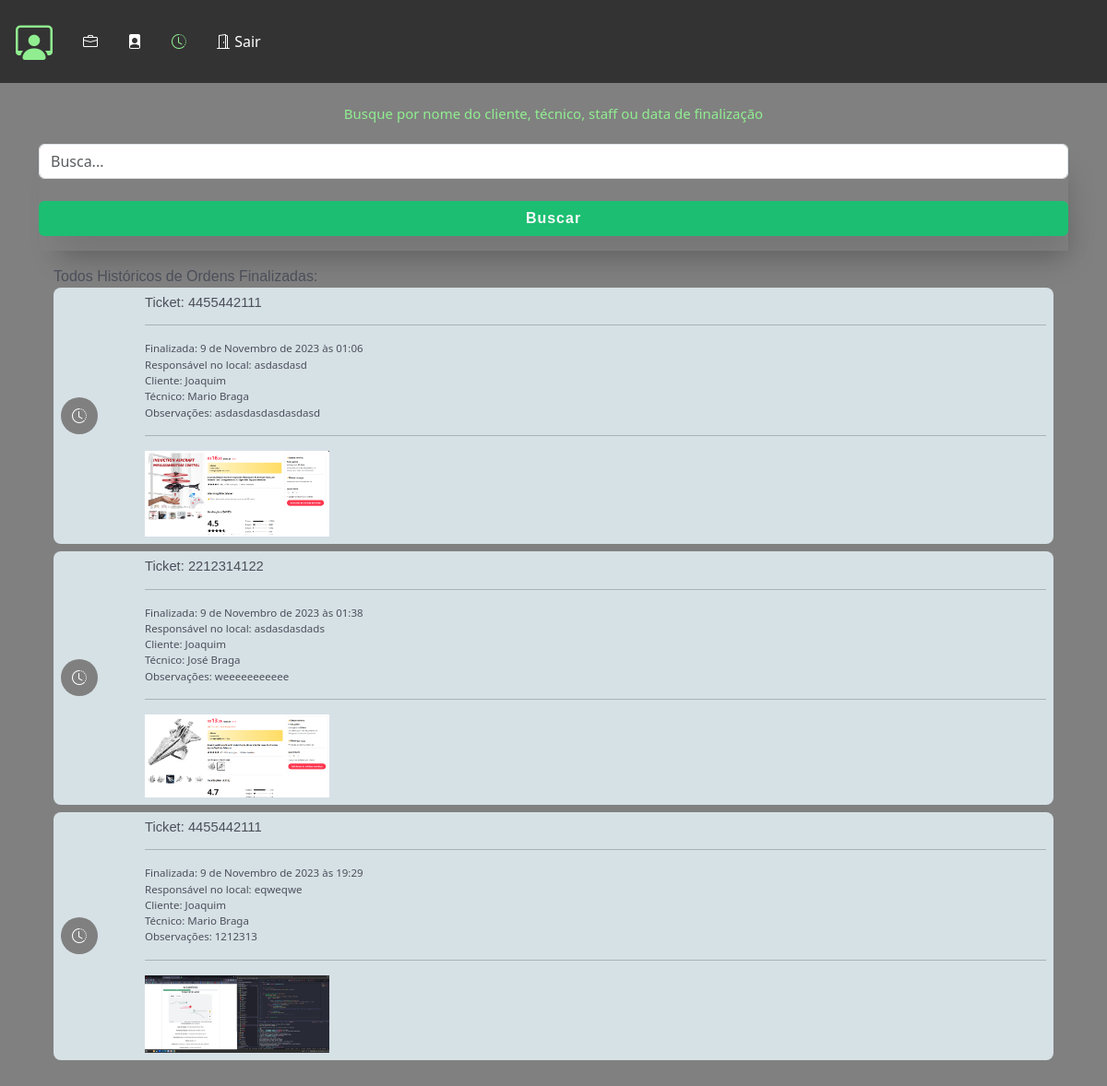
The app's page /staff/gerente_lista_historico/, older data.
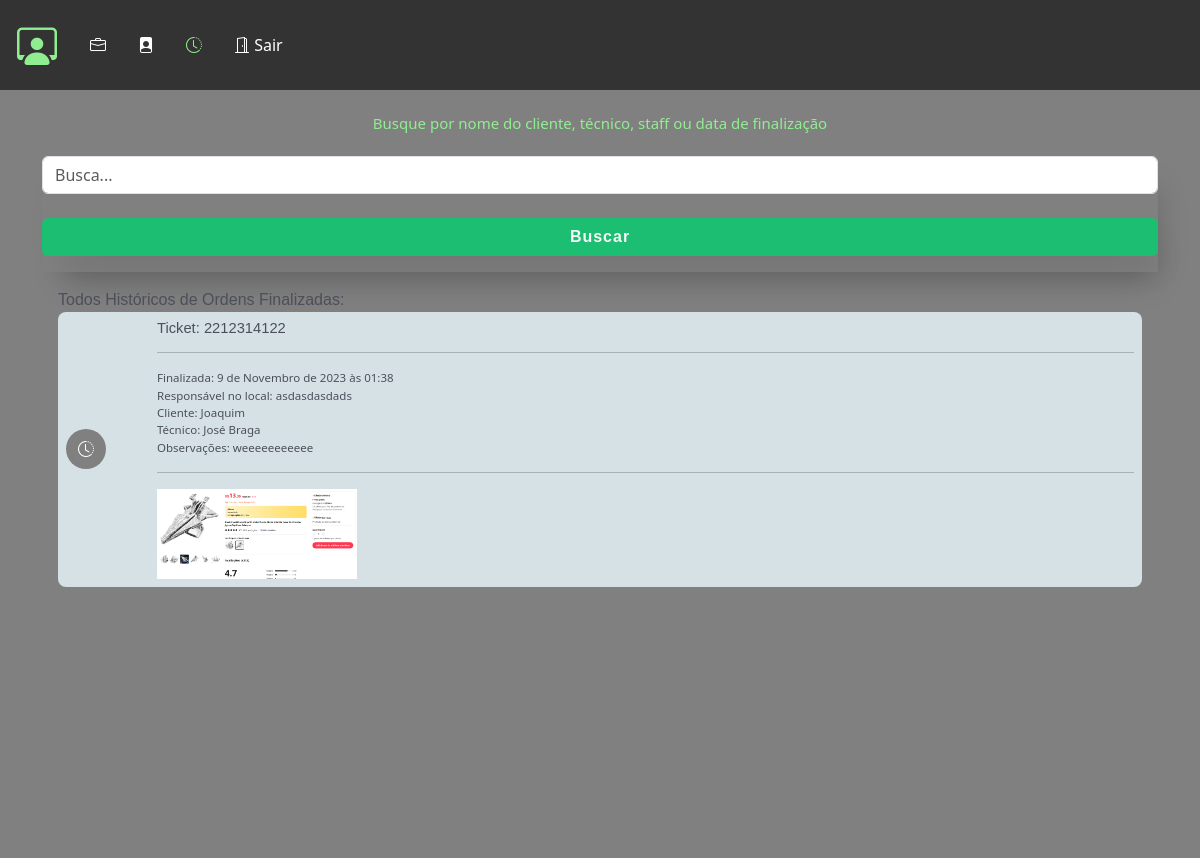
The same page, newer data.
### staff/models.py (models this page shows, shortened)
class HistoricoOsFinalizada(models.Model):
    ordem_de_servico = models.ForeignKey(
        OrdemDeServico, on_delete=models.CASCADE, related_name="historico_os"
    )
    data_finalizada = models.DateTimeField(auto_now_add=True)
    nome_responsavel = models.CharField(max_length=30, null=False)
    rg_responsavel = models.CharField(max_length=12, null=False)
    observacoes = models.TextField(max_length=400)
    foto = models.ImageField(upload_to="img/historico_os_finalizada/")

class OrdemDeServico(models.Model):
    ticket = models.CharField(max_length=200, unique=True)
    tecnico = models.ForeignKey(
        CustomUser, on_delete=models.CASCADE, related_name="ordens_técnico"
    )
    staff = models.ForeignKey(
        CustomUser, on_delete=models.CASCADE, related_name="ordens_staff"
    )
    descricao = models.TextField(max_length=600)
    previsao_chegada = models.DateTimeField(editable=True)
    previsao_execucao = models.DateTimeField(editable=True)
    material = models.CharField(max_length=100, validators=[MinLengthValidator(3)])
    equipamento = models.CharField(max_length=100, validators=[MinLengthValidator(3)])
    data_criacao = models.DateTimeField(auto_now_add=True)
    cliente = models.ForeignKey(Cliente, on_delete=models.CASCADE)
    contrato = models.CharField(max_length=700, null=True, blank=True)
    atividade = models.CharField(max_length=50, choices=ACTIVITY_CHOICES)
    status_tecnico = models.CharField(max_length=50, choices=TECNICAL_CHOICES)
    status = models.CharField(
        max_length=10, choices=STATUS_CHOICES, default="Aguardando"
    )
    atraso_em_minutos = models.CharField(max_length=50, null=True, blank=True, choices=ATRASO_CHOICES)
    atraso_descricao = models.TextField(max_length=400, null=True, blank=True)

class Cliente(models.Model):
    nome = models.CharField(max_length=50, validators=[MinLengthValidator(3)])
    rg = models.CharField(max_length=12, validators=[MinLengthValidator(3)])
    endereco = models.ForeignKey(Endereco, on_delete=models.CASCADE)
    telefone1 = models.CharField(max_length=15, validators=[MinLengthValidator(3)])
    telefone2 = models.CharField(max_length=15, validators=[MinLengthValidator(3)])

### authentication/models.py (models this page shows, shortened)
class CustomUser(AbstractUser):
    telefone = models.CharField(max_length=15, null=False)
    endereco = models.ForeignKey(
        Endereco, on_delete=models.CASCADE, null=True, default=None
    )
    foto = models.ImageField(upload_to="img/perfil_user/", null=True, blank=True)
    email = models.EmailField(unique=True)

### staff/views.py (the view)
# urls.py: path("gerente_lista_historico/", views.gerente_lista_historico, name="gerente_lista_historico"),
def gerente_lista_historico(request):
    historicos = HistoricoOsFinalizada.objects.all()
    return render(
        request,
        "gerente_lista_historico.html",
        {
            "historicos": historicos,
        },
    )

### staff/templates/gerente_lista_historico.html (shortened to what this page needs)
{% extends "base_gerente.html" %}
{%load static%}
{% block rest %}
<section id="lista_oc_scr">
    <br>
    <div class="container">
        <div id="oc_lista">
            <h5>Busque por nome do cliente, técnico, staff ou data de finalização</h5>
            <form id="form_buscar" class="box-shadow mt-4" method='GET' action="{% url 'gerente_lista_clientes' %}">
                <input type="text" class="form-control mt-3" name="buscar" placeholder="Busca...">
                <button type="submit"
                    class="btn btn2 text-light w-100 box-shadow fs-6 font-bold mt-4 mb-3">Buscar</button>
            </form>
            <div class="tab-pane fade show active" id="pills-01" role="tabpanel" aria-labelledby="pills-home-tab"
                tabindex="0">
                <label class="mt-2 font-medium color04">Todos Históricos de Ordens Finalizadas:</label>
                {% for historico in historicos %}
                    <div class="oc_lista_item">
                        <div class="row">
                            <div class="col-2 col-md-1">
                                <div class="icon bg"><i class="bi bi-clock-history"></i></div>
                            </div>
                            <div class="col-9 col-md-11">
                                <div class="oc_l_nome font-medium color04">Ticket: {{ historico.ordem_de_servico.ticket }}</div>
                                <hr>
                                <div class="oc_l_data color04 font-dark">Finalizada: {{ historico.data_finalizada }}</div>
                                <div class="oc_l_data color04 font-dark">Responsável no local: {{ historico.nome_responsavel }}</div>
                                <div class="oc_l_data color04 font-dark">Cliente: {{ historico.ordem_de_servico.cliente.nome }}</div>
                                <div class="oc_l_data color04 font-dark">Técnico: {{ historico.ordem_de_servico.tecnico.first_name }}
                                    {{ historico.ordem_de_servico.tecnico.last_name }}
                                </div>
                                <div class="oc_l_data color04 font-dark">Observações: {{ historico.observacoes }}</div>
                                    <hr>
                                    <img class="imagem" src="{{historico.foto.url}}">
                            </div>
                        </div>
                    </div>
                {% endfor %}
            </div>
        </div>
</section>
{% endblock %}

### staff/templates/base_gerente.html (shortened to what this page needs)
{%load static%}
<!DOCTYPE html>
<html lang="en" data-bs-theme="auto">
  <head>
    <link
      rel="stylesheet"
      href="https://cdn.jsdelivr.net/npm/@docsearch/css@3"
    />
    <link
      rel="stylesheet"
      href="https://cdn.jsdelivr.net/npm/bootstrap-icons@1.11.1/font/bootstrap-icons.css"
    />
    <link
      href="{% static 'assets/dist/css/bootstrap.min.css' %}"
      rel="stylesheet"
    />
    <link href="{% static 'assets/css/app_mamminfo.css' %}" rel="stylesheet" />
  </head>
  <nav class="navbar">
  <ul>
    <li class="d-flex justify-content-center oi2">
      <a href="{% url 'gerente' %}">
        <i class="bi bi-person-workspace logo"></i>
      </a>
    </li>
    <li class="d-flex justify-content-center oi2">
      <a href="{% url 'gerente_lista_os' %}">
        <i class="bi bi-briefcase mala"></i>
      </a>
    </li>
    <li class="d-flex justify-content-center oi2">
      <a href="{% url 'gerente_lista_clientes' %}"><i class="bi bi-file-person-fill person"></i></a>
    </li>
    <li class="d-flex justify-content-center oi2">
      <a href="{% url 'gerente_lista_historico' %}"><i class="bi bi-clock-history clock"></i></a>
    </li>
    <li class="d-flex justify-content-center oi2">
      <a href="{% url 'sair' %}"><i class="bi bi-door-open"></i> Sair</a>
    </li>
  </ul>
</nav>
  <body>
    <main class="">
      {% block rest %}{% endblock %}
      <br>      <br>
  </main>
  </body>
</html>

### main/templates/static/assets/css/app_mamminfo.css (style rules this page uses)
html { font-family: 'Noto', sans-serif;background: #ced0dc; }
.font-medium { font-family: 'NotoMedium', sans-serif;font-weight: 400; }
.font-bold { font-family: 'NotoBold', sans-serif;font-weight: 600; }
.color04 { color: #4c4f5a; }
section { height: auto;min-height: 90vh;max-width: 100vw;width: 100%; }
.box-shadow { box-shadow: 10px 20px 32px -12px rgba(0,0,0,.2); }
.btn { letter-spacing: 1px; }
#oc_lista { padding-bottom: 72px; }
#oc_lista .tab-pane { padding: 8px 16px; }
#oc_lista .oc_lista_item { background: #d6e1e6;border-radius: 8px;padding: 8px;position: relative;margin-bottom: 8px; }
#oc_lista .oc_lista_item .icon { width: 40px;height: 40px;border-radius: 40px;display: inline-block;text-align: center;line-height: 40px;position: absolute;l: 0;top: 0;bottom: 0;margin: auto; }
#oc_lista .oc_lista_item .oc_l_data { font-size: .72rem; }
#oc_lista .oc_lista_item .oc_l_nome { font-size: .92rem;line-height: 112%;white-space: nowrap;overflow: hidden;text-overflow: ellipsis; }

Row changes from the older to the newer data that the page shows:
removed HistoricoOsFinalizada: ordem_de_servico.ticket "4455442111", data_finalizada "9 de Novembro de 2023 às 01:06", nome_responsavel "asdasdasd", ordem_de_servico.cliente.nome "Joaquim", ordem_de_servico.tecnico.first_name "Mario", ordem_de_servico.tecnico.last_name "Braga", observacoes "asdasdasdasdasdasd", foto (picture)
removed HistoricoOsFinalizada: ordem_de_servico.ticket "4455442111", data_finalizada "9 de Novembro de 2023 às 19:29", nome_responsavel "eqweqwe", ordem_de_servico.cliente.nome "Joaquim", ordem_de_servico.tecnico.first_name "Mario", ordem_de_servico.tecnico.last_name "Braga", observacoes "1212313", foto (picture)
